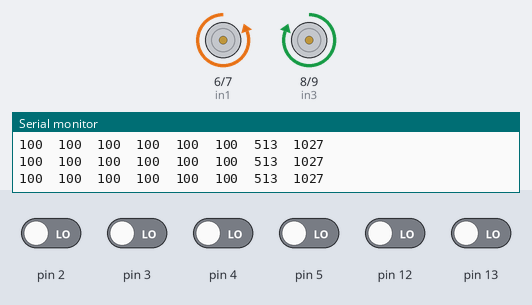
The sketch below on a simulated Arduino Uno, built with avr-gcc and run on an emulated ATmega328P. Parts: motor-driver pin pairs drawn as motors (green arrow = first pin HIGH = forward, orange = second pin HIGH = backward, longer = more drive, scaled by the enable pin), the last lines printed to the serial monitor. The test bench sets the inputs (shaded band); at power-on: pin 2–5, pin 12, pin 13 LOW.

Above: at 2.7 s.
2.8 s: pin 4 driven HIGH and pin 5 driven HIGH
At 3.9 s:
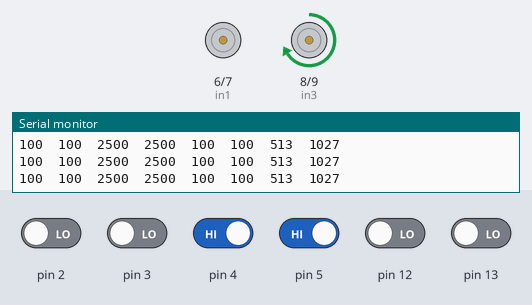
4.3 s: pin 4 driven LOW
At 5.5 s:
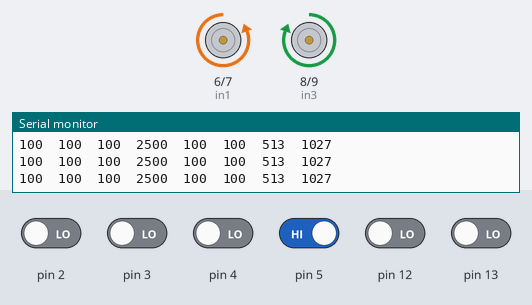
5.8 s: pin 4 driven HIGH
At 7.0 s:
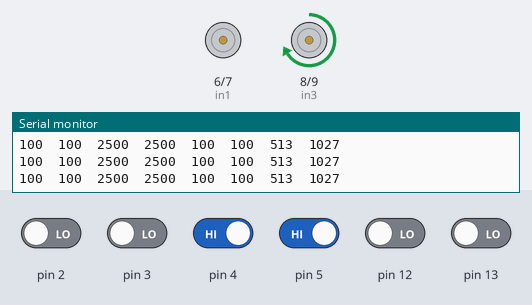
8.8 s: pin 2 driven HIGH
11.8 s: pin 3 driven HIGH
At 12.1 s:
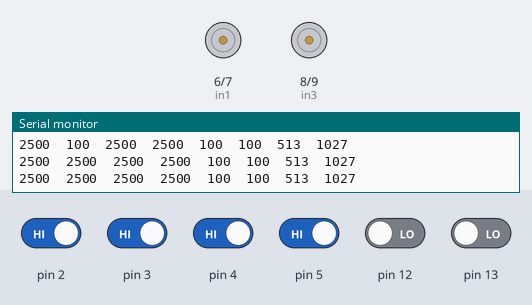
13.3 s: pin 5 driven LOW
At 14.2 s:
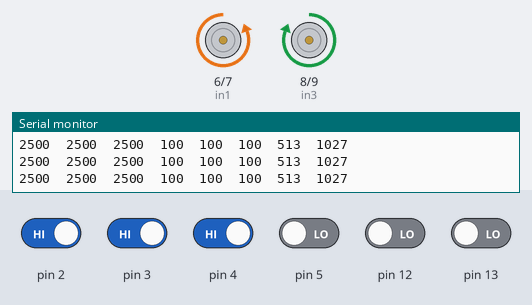
Timing chart, 0 to 15.8 s (numbered marks = the images above; inputs shaded):
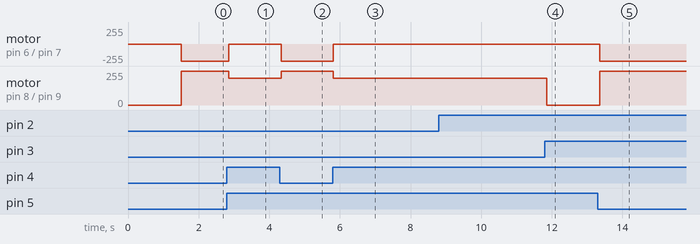

Measured:
- after the input at 2.8 s, motor on pin 6 (in1) / pin 7 (in2): backward 255/255 → stopped after 0.05 s; motor on pin 8 (in3) / pin 9 (in4): forward 255/255 → forward 200/255 after 0.05 s
- after the input at 4.3 s, motor on pin 6 (in1) / pin 7 (in2): stopped → backward 255/255 at once; motor on pin 8 (in3) / pin 9 (in4): forward 200/255 → forward 255/255 at once
- after the input at 5.8 s, motor on pin 6 (in1) / pin 7 (in2): backward 255/255 → stopped at once; motor on pin 8 (in3) / pin 9 (in4): forward 255/255 → forward 200/255 at once
- after the input at 11.8 s, motor on pin 8 (in3) / pin 9 (in4): forward 200/255 → stopped after 0.06 s
- after the input at 13.3 s, motor on pin 6 (in1) / pin 7 (in2): stopped → backward 255/255 after 0.05 s; motor on pin 8 (in3) / pin 9 (in4): stopped → forward 255/255 after 0.05 s

The sketch:

cizgi_izleyen_L298N_TEMMUZ.ino
```cpp
#include <QTRSensors.h>

#define NUM_SENSORS 7 // Kullanılacak olan pin sayısı
#define NUM_SAMPLES_PER_SENSOR 4
#define EMITTER_PIN QTR_NO_EMITTER_PIN

QTRSensorsRC qtrrc((unsigned char[]) { 1, 2, 3, 4, 5, 12, 13}, //Sensör giriş pinlerimizi belirliyoruz.
NUM_SENSORS, EMITTER_PIN);
unsigned int sensorValues[NUM_SENSORS];

int ena=10; //PWM için enable pin giriş pini tanımlanır
int in1=6; //Motor1 için (+) pin giriş pini tanımlanır
int in2=7; //Motor1 için (-) pin giriş pini tanımlanır
int enb=11; //PWM için enable pin giriş pini tanımlanır
int in3=8; //Motor2 için (+) pin giriş pini tanımlanır
int in4=9; //Motor2 için (-) pin giriş pini tanımlanır

void setup()
{
delay(500);
Serial.begin(9600);
delay(1000);

pinMode(ena,OUTPUT);
pinMode(in1,OUTPUT);
pinMode(in2,OUTPUT);
pinMode(enb,OUTPUT);
pinMode(in3,OUTPUT);
pinMode(in4,OUTPUT);
}

void loop()
{
qtrrc.read(sensorValues); //Sensör değeri okuma fonksiyonu

Serial.print(sensorValues[1]); /* Tüm sensörlerin değerlerini ekrana yazdırmak için ayrı ayrı sensör değerleri seri port üzerinde ekrana yazdırıyoruz.*/
Serial.print('\t');
Serial.print(sensorValues[2]);
Serial.print('\t');
Serial.print(sensorValues[3]);
Serial.print('\t');
Serial.print(sensorValues[4]);
Serial.print('\t');
Serial.print(sensorValues[5]);
Serial.print('\t');
Serial.print(sensorValues[6]);
Serial.print('\t');
Serial.print(sensorValues[7]);
Serial.print('\t');
Serial.print(sensorValues[8]);

Serial.print('\t');

Serial.println();

/* Eğer sensör3 ve sensör 4 değerleri belirlenmiş eşik değeri olan 250 ‘ nin altına düşerse sol ve sağ motor enable olarak pwm ile işlenerek tam güç olarak çalışacaktır.*/

if( sensorValues[3] < 250 || sensorValues[4] < 250 )
{
digitalWrite(7,HIGH); //Sol
analogWrite(10,255);
digitalWrite(8,HIGH); //Sag
analogWrite(11,255);
delay(60);
}

/* Eğer sensör 1 ve sensör 2 değerleri belirlenmiş eşik değeri olan 250 ‘ nin altına düşerse sol motor enable olarak pwm ile işlenerek tam güç olarak çalışacaktır.*/
else if (sensorValues[1] < 250 || sensorValues[2] < 250)
{
digitalWrite(7,LOW); //Sol
analogWrite(10,255);
digitalWrite(8,HIGH);
analogWrite(11,200);
delay(60);

}

/* Eğer sensör 5 ve sensör 6 değerleri belirlenmiş eşik değeri olan 250 ‘ nin altına düşerse sağ motor enable olarak pwm ile işlenerek tam güç olarak çalışacaktır.*/
else if (sensorValues[3] < 250 || sensorValues[4] < 250)
{
digitalWrite(7,HIGH);
analogWrite(10,255);
digitalWrite(8,LOW); //Sag
analogWrite(11,255);
delay(60);
}

// Eğer hiç bir sensör hiç birşey görmüyorsa bütün motorlar kapalı ve sistem yani robotumuz durmaktadır.
else if (sensorValues[5] < 250 || sensorValues[6] < 250)
{
digitalWrite(7,LOW); //Sol
analogWrite(10,155);
digitalWrite(8,LOW); //Sag
analogWrite(11,255);
delay(60);
delay(60);
}
}
```
